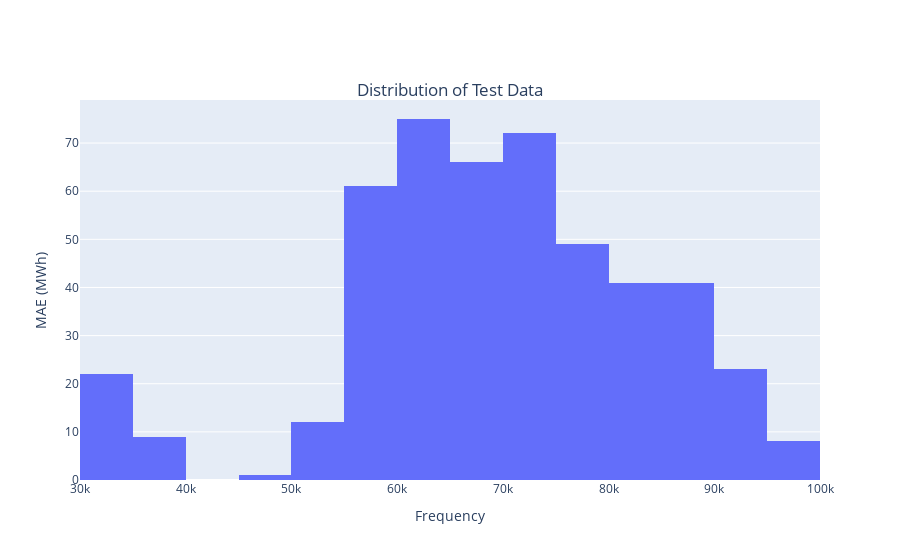

Notebook code cell kept with this figure:
### Code cell
fig = go.Figure()
fig.add_trace(
    go.Histogram(
        x = endog_test
    )
)
fig.update_layout(
    title={"text": "Distribution of Test Data", "xanchor": 'center', 'x': 0.5, 'y':0.85},
    xaxis_title="Frequency",
    yaxis_title="MAE (MWh)"
)
fig.show()
fig.write_image("testdist.png")

### Figure 1 — Plotly figure (JSON) as saved in the notebook; plotly's stock layout.template omitted (floating-point values rounded to 4 significant figures; data arrays with more than 128 entries replaced by an {"elided": "..."} marker saying what was removed)
{"data": [{"type": "histogram", "x": {"elided": "480 int values"}}], "layout": {"autosize": true, "title": {"text": "Distribution of Test Data", "x": 0.5, "xanchor": "center", "y": 0.85}, "xaxis": {"autorange": true, "range": [30000.0, 100000.0], "title": {"text": "Frequency"}, "type": "linear"}, "yaxis": {"autorange": true, "range": [0, 78.95], "title": {"text": "MAE (MWh)"}}}}
